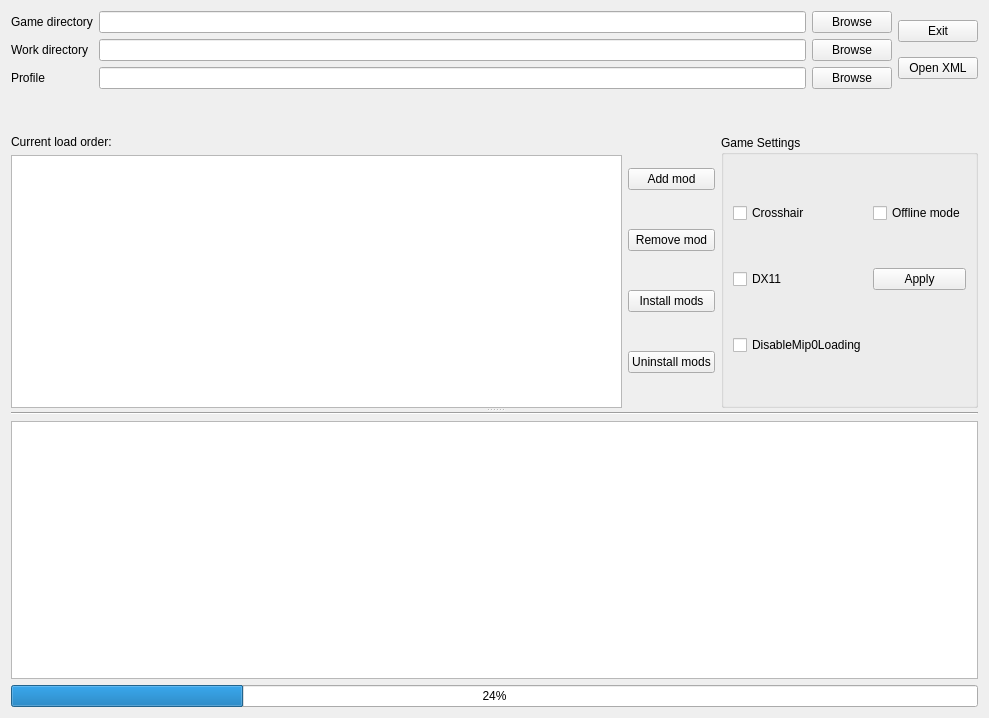
<?xml version="1.0" encoding="UTF-8"?>
<ui version="4.0">
 <class>Widget</class>
 <widget class="QWidget" name="Widget">
  <property name="geometry">
   <rect>
    <x>0</x>
    <y>0</y>
    <width>989</width>
    <height>718</height>
   </rect>
  </property>
  <property name="windowTitle">
   <string>Widget</string>
  </property>
  <layout class="QGridLayout" name="gridLayout">
   <item row="2" column="0">
    <widget class="QSplitter" name="splitter">
     <property name="orientation">
      <enum>Qt::Vertical</enum>
     </property>
     <widget class="QWidget" name="layoutWidget">
      <layout class="QHBoxLayout" name="horizontalLayout_5">
       <item>
        <layout class="QVBoxLayout" name="verticalLayout_5">
         <item>
          <widget class="QLabel" name="labelListWidget">
           <property name="toolTip">
            <string>&lt;html&gt;&lt;head/&gt;&lt;body&gt;&lt;p&gt;Mods will be installed according to load order. If two or more mods conflict with each other, mods lower in the list will be conflict winners (overwrite everything that's higher in the list).&lt;/p&gt;&lt;/body&gt;&lt;/html&gt;</string>
           </property>
           <property name="text">
            <string>Current load order:</string>
           </property>
          </widget>
         </item>
         <item>
          <widget class="QListWidget" name="listWidget"/>
         </item>
        </layout>
       </item>
       <item>
        <layout class="QVBoxLayout" name="verticalLayout_4">
         <item>
          <widget class="QPushButton" name="loadModButton">
           <property name="toolTip">
            <string>&lt;html&gt;&lt;head/&gt;&lt;body&gt;&lt;p&gt;Add a mod to load order.&lt;/p&gt;&lt;/body&gt;&lt;/html&gt;</string>
           </property>
           <property name="text">
            <string>Add mod</string>
           </property>
          </widget>
         </item>
         <item>
          <widget class="QPushButton" name="removeModButton">
           <property name="toolTip">
            <string>&lt;html&gt;&lt;head/&gt;&lt;body&gt;&lt;p&gt;Remove current mod from load order.&lt;/p&gt;&lt;/body&gt;&lt;/html&gt;</string>
           </property>
           <property name="text">
            <string>Remove mod</string>
           </property>
          </widget>
         </item>
         <item>
          <widget class="QPushButton" name="deployButton">
           <property name="toolTip">
            <string>&lt;html&gt;&lt;head/&gt;&lt;body&gt;&lt;p&gt;Creates patch.dat and patch.fat in game directory.  Mods will be installed according to load order. If two or more mods conflict with each other, mods lower in the list will be conflict winners (overwrite everything that's higher in the list).&lt;/p&gt;&lt;/body&gt;&lt;/html&gt;</string>
           </property>
           <property name="text">
            <string>Install mods</string>
           </property>
          </widget>
         </item>
         <item>
          <widget class="QPushButton" name="uninstallButton">
           <property name="toolTip">
            <string>&lt;html&gt;&lt;head/&gt;&lt;body&gt;&lt;p&gt;Replaces patch.dat and patch.fat in game directory with backup, if present.&lt;/p&gt;&lt;/body&gt;&lt;/html&gt;</string>
           </property>
           <property name="text">
            <string>Uninstall mods</string>
           </property>
          </widget>
         </item>
        </layout>
       </item>
       <item>
        <widget class="QGroupBox" name="groupBox">
         <property name="title">
          <string>Game Settings</string>
         </property>
         <layout class="QGridLayout" name="gridLayout_7">
          <item row="1" column="0">
           <widget class="QCheckBox" name="checkBoxDX11">
            <property name="enabled">
             <bool>true</bool>
            </property>
            <property name="toolTip">
             <string>&lt;html&gt;&lt;head/&gt;&lt;body&gt;&lt;p&gt;Enable DX11 textures. Game crashes to desktop if you try to use DX11 texture mods without this setting.&lt;/p&gt;&lt;/body&gt;&lt;/html&gt;</string>
            </property>
            <property name="text">
             <string>DX11</string>
            </property>
           </widget>
          </item>
          <item row="2" column="0">
           <widget class="QCheckBox" name="checkBoxDisableMip0">
            <property name="toolTip">
             <string>&lt;html&gt;&lt;head/&gt;&lt;body&gt;&lt;p&gt;Reduces texture sizes used by the game engine.  Required for certain texture mods.&lt;/p&gt;&lt;/body&gt;&lt;/html&gt;</string>
            </property>
            <property name="text">
             <string>DisableMip0Loading</string>
            </property>
           </widget>
          </item>
          <item row="1" column="1">
           <widget class="QPushButton" name="applySettingsButton">
            <property name="toolTip">
             <string>&lt;html&gt;&lt;head/&gt;&lt;body&gt;&lt;p&gt;Apply settings.&lt;/p&gt;&lt;/body&gt;&lt;/html&gt;</string>
            </property>
            <property name="text">
             <string>Apply</string>
            </property>
           </widget>
          </item>
          <item row="0" column="0">
           <widget class="QCheckBox" name="checkBoxCrosshair">
            <property name="enabled">
             <bool>true</bool>
            </property>
            <property name="toolTip">
             <string>&lt;html&gt;&lt;head/&gt;&lt;body&gt;&lt;p&gt;Show crosshair in game.&lt;/p&gt;&lt;/body&gt;&lt;/html&gt;</string>
            </property>
            <property name="text">
             <string>Crosshair</string>
            </property>
           </widget>
          </item>
          <item row="0" column="1">
           <widget class="QCheckBox" name="checkBoxOffline">
            <property name="toolTip">
             <string>&lt;html&gt;&lt;head/&gt;&lt;body&gt;&lt;p&gt;Contains a small patch made by Dzert14 which forces the game to skip trying to connect to Ubisoft server every time as the server no longer exists.&lt;/p&gt;&lt;/body&gt;&lt;/html&gt;</string>
            </property>
            <property name="text">
             <string>Offline mode</string>
            </property>
           </widget>
          </item>
         </layout>
        </widget>
       </item>
      </layout>
     </widget>
     <widget class="QWidget" name="layoutWidget">
      <layout class="QVBoxLayout" name="verticalLayout_7">
       <item>
        <widget class="Line" name="line">
         <property name="orientation">
          <enum>Qt::Horizontal</enum>
         </property>
        </widget>
       </item>
       <item>
        <widget class="QTextEdit" name="textEdit"/>
       </item>
       <item>
        <widget class="QProgressBar" name="progressBar">
         <property name="value">
          <number>24</number>
         </property>
        </widget>
       </item>
      </layout>
     </widget>
    </widget>
   </item>
   <item row="1" column="0">
    <spacer name="verticalSpacer">
     <property name="orientation">
      <enum>Qt::Vertical</enum>
     </property>
     <property name="sizeType">
      <enum>QSizePolicy::Preferred</enum>
     </property>
     <property name="sizeHint" stdset="0">
      <size>
       <width>908</width>
       <height>40</height>
      </size>
     </property>
    </spacer>
   </item>
   <item row="0" column="0">
    <layout class="QHBoxLayout" name="horizontalLayout">
     <item>
      <layout class="QVBoxLayout" name="verticalLayout_2">
       <item>
        <widget class="QLabel" name="labelGameDir">
         <property name="toolTip">
          <string>&lt;html&gt;&lt;head/&gt;&lt;body&gt;&lt;p&gt;The directory where the game is installed.  Mods will be installed to Far Cry 3/data_win32/patch.dat and patch.fat.&lt;/p&gt;&lt;/body&gt;&lt;/html&gt;</string>
         </property>
         <property name="text">
          <string>Game directory</string>
         </property>
        </widget>
       </item>
       <item>
        <widget class="QLabel" name="labelWorkDir">
         <property name="toolTip">
          <string>&lt;html&gt;&lt;head/&gt;&lt;body&gt;&lt;p&gt;The directory where the mods will be unpacked and combined. Will be deleted during cleanup.&lt;/p&gt;&lt;/body&gt;&lt;/html&gt;</string>
         </property>
         <property name="text">
          <string>Work directory</string>
         </property>
        </widget>
       </item>
       <item>
        <widget class="QLabel" name="labelGamerProfile">
         <property name="toolTip">
          <string>&lt;html&gt;&lt;head/&gt;&lt;body&gt;&lt;p&gt;The location of GamerProfile.xml which contains game settings.&lt;/p&gt;&lt;/body&gt;&lt;/html&gt;</string>
         </property>
         <property name="text">
          <string>Profile</string>
         </property>
        </widget>
       </item>
      </layout>
     </item>
     <item>
      <layout class="QVBoxLayout" name="verticalLayout_6">
       <item>
        <widget class="QLineEdit" name="lineEditGameDir">
         <property name="toolTip">
          <string>&lt;html&gt;&lt;head/&gt;&lt;body&gt;&lt;p&gt;The directory where the game is installed.  Mods will be installed to Far Cry 3/data_win32/patch.dat and patch.fat.&lt;/p&gt;&lt;/body&gt;&lt;/html&gt;</string>
         </property>
        </widget>
       </item>
       <item>
        <widget class="QLineEdit" name="lineEditWorkDir">
         <property name="toolTip">
          <string>&lt;html&gt;&lt;head/&gt;&lt;body&gt;&lt;p&gt;The directory where the mods will be unpacked and combined. Will be deleted during cleanup.&lt;/p&gt;&lt;/body&gt;&lt;/html&gt;</string>
         </property>
        </widget>
       </item>
       <item>
        <widget class="QLineEdit" name="lineEditGamerProfile">
         <property name="toolTip">
          <string>&lt;html&gt;&lt;head/&gt;&lt;body&gt;&lt;p&gt;The location of GamerProfile.xml which contains game settings.&lt;/p&gt;&lt;/body&gt;&lt;/html&gt;</string>
         </property>
        </widget>
       </item>
      </layout>
     </item>
     <item>
      <layout class="QVBoxLayout" name="verticalLayout">
       <item>
        <widget class="QPushButton" name="gameDirButton">
         <property name="toolTip">
          <string>&lt;html&gt;&lt;head/&gt;&lt;body&gt;&lt;p&gt;The directory where the game is installed. Mods will be installed to Far Cry 3/data_win32/patch.dat and patch.fat.&lt;/p&gt;&lt;/body&gt;&lt;/html&gt;</string>
         </property>
         <property name="text">
          <string>Browse</string>
         </property>
        </widget>
       </item>
       <item>
        <widget class="QPushButton" name="workDirButton">
         <property name="toolTip">
          <string>&lt;html&gt;&lt;head/&gt;&lt;body&gt;&lt;p&gt;The directory where the mods will be unpacked and combined. Will be deleted during cleanup.&lt;/p&gt;&lt;/body&gt;&lt;/html&gt;</string>
         </property>
         <property name="text">
          <string>Browse</string>
         </property>
        </widget>
       </item>
       <item>
        <widget class="QPushButton" name="profileButton">
         <property name="toolTip">
          <string>&lt;html&gt;&lt;head/&gt;&lt;body&gt;&lt;p&gt;The location of GamerProfile.xml which contains game settings.&lt;/p&gt;&lt;/body&gt;&lt;/html&gt;</string>
         </property>
         <property name="text">
          <string>Browse</string>
         </property>
        </widget>
       </item>
      </layout>
     </item>
     <item>
      <layout class="QVBoxLayout" name="verticalLayout_3">
       <item>
        <widget class="QPushButton" name="exitButton">
         <property name="toolTip">
          <string>&lt;html&gt;&lt;head/&gt;&lt;body&gt;&lt;p&gt;Let's see what happens. :)&lt;/p&gt;&lt;/body&gt;&lt;/html&gt;</string>
         </property>
         <property name="text">
          <string>Exit</string>
         </property>
        </widget>
       </item>
       <item>
        <widget class="QPushButton" name="readXMLButton">
         <property name="toolTip">
          <string>&lt;html&gt;&lt;head/&gt;&lt;body&gt;&lt;p&gt;Open GamerProfile.xml&lt;/p&gt;&lt;/body&gt;&lt;/html&gt;</string>
         </property>
         <property name="text">
          <string>Open XML</string>
         </property>
        </widget>
       </item>
      </layout>
     </item>
    </layout>
   </item>
  </layout>
 </widget>
 <resources/>
 <connections/>
</ui>
